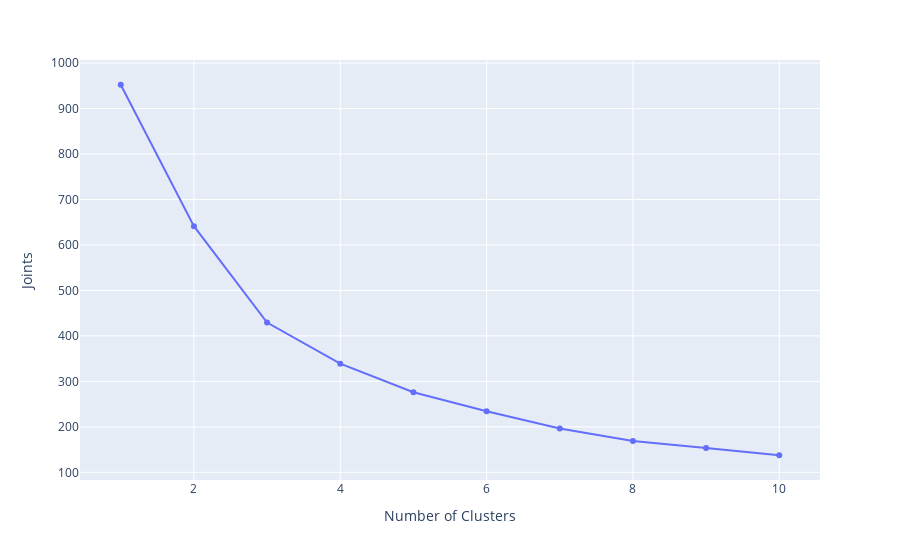

The notebook cell saved with this chart:
### Code cell
plot_elbow(x)

### Figure 1 — Plotly figure (JSON) as saved in the notebook; plotly's stock layout.template omitted (floating-point values rounded to 4 significant figures)
{"data": [{"hovertemplate": "Number of Clusters=%{x}<br>Joints=%{y}<extra></extra>", "legendgroup": "", "line": {"color": "#636efa", "dash": "solid"}, "marker": {"symbol": "circle"}, "mode": "lines+markers", "name": "", "orientation": "v", "showlegend": false, "type": "scatter", "x": [1, 2, 3, 4, 5, 6, 7, 8, 9, 10], "xaxis": "x", "y": [952.4, 641.3, 429.4, 339.0, 276.1, 234.2, 196.6, 168.9, 153.3, 137.6], "yaxis": "y"}], "layout": {"legend": {"tracegroupgap": 0}, "margin": {"t": 60}, "xaxis": {"anchor": "y", "domain": [0, 1], "title": {"text": "Number of Clusters"}}, "yaxis": {"anchor": "x", "domain": [0, 1], "title": {"text": "Joints"}}}}
